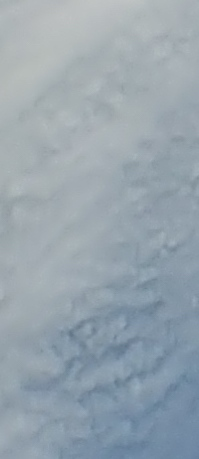
#> input picture processing/sampleimages/High/High1.jpeg, 199 x 459 px
$ python highdensityplotbatchrgb.py
#> lines starting #> are read from the running program, lines starting #| are printed output that depends on the picture
def density(imgpath):
    '''
    input:
    imgpath = [full path to image1, fpti2]
    returns:
    scattergraph with mattpliot
    '''
    import cv2
    import matplotlib.pyplot as plt
    for n in imgpath:
        img=cv2.imread(n)
#> img is the input picture: shape (459, 199, 3); mean B, G, R 173.7, 164.3, 151.3
        # from matplotlib import pyplot as plt
        # import numpy as np
        redpixels=[]
        greenpixels=[]
        bluepixels=[]
        for p in range(0,256):
            bluepixels.append(0)
        for x in range(img.shape[0]):
            for y in range(img.shape[1]):
                bluepixels[img[x,y,2]]+=1
        #print(bluepixels)
        plt.plot(bluepixels,'b')
        plt.xlabel('Color of pixel (0-255)')
        plt.ylabel('count/concentration')
        plt.title('BlueHigh')
        plt.show()
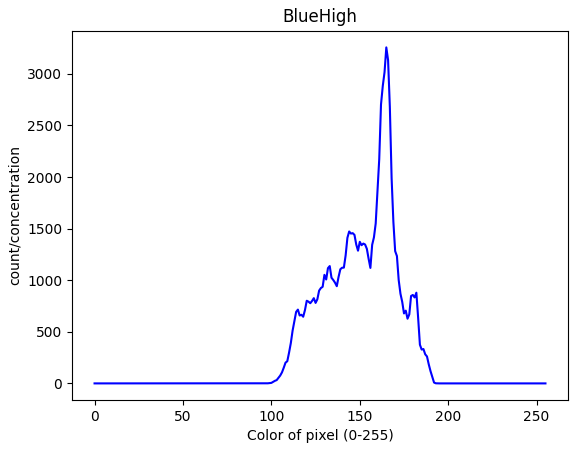
#> figure drawn by matplotlib, 1 panel; curve peaks at x = 165, y = 3256
        #green
        for p in range(0,256):
            greenpixels.append(0)
        for x in range(img.shape[0]):
            for y in range(img.shape[1]):
                greenpixels[img[x,y,1]]+=1
        plt.plot(greenpixels, 'g')
        plt.xlabel('Color of pixel (0-255)')
        plt.ylabel('count/concentration')
        plt.title('GreenHigh')
        plt.show()
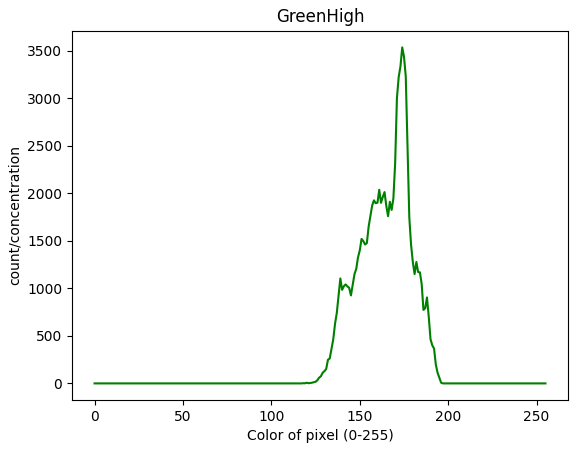
#> figure drawn by matplotlib, 1 panel; curve peaks at x = 174, y = 3537
        #red
        for p in range(0,256):
            redpixels.append(0)
        for x in range(img.shape[0]):
            for y in range(img.shape[1]):
                redpixels[img[x,y,0]]+=1
        plt.plot(redpixels,'r')
        plt.xlabel('Color of pixel (0-255)')
        plt.ylabel('count/concentration')
        plt.title('RedHigh')
        plt.show()
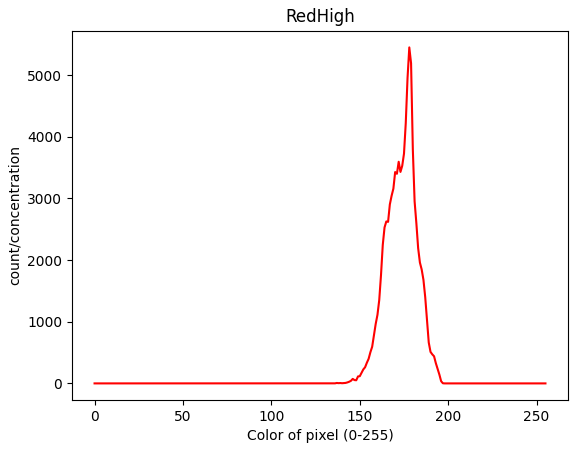
#> figure drawn by matplotlib, 1 panel; curve peaks at x = 178, y = 5450
#> pass 2 of the loop in density, `for n in imgpath:`:
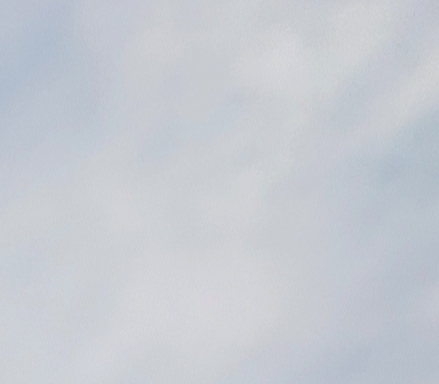
#> input picture processing/sampleimages/High/high2.jpeg, 439 x 384 px
#> in density, img is the input picture: shape (384, 439, 3); mean B, G, R 209.7, 202.4, 198.2
#> in density, `plt.show()`:
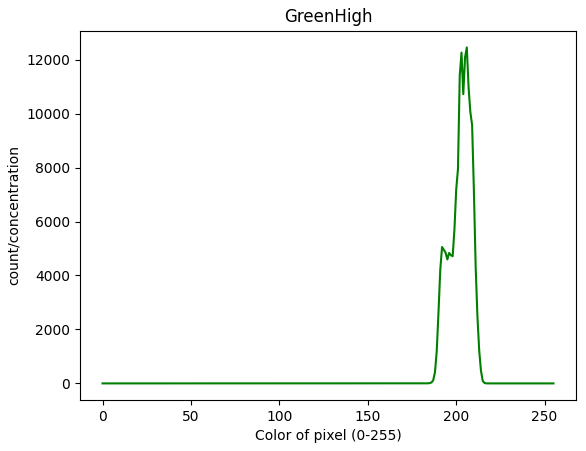
#> figure drawn by matplotlib, 1 panel; curve peaks at x = 206, y = 12454
#> in density, `plt.show()`:
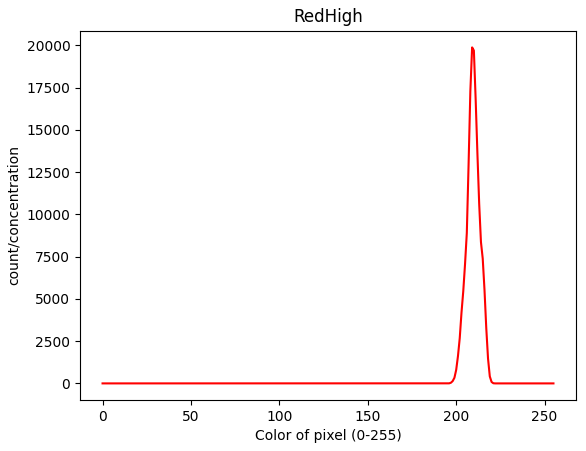
#> figure drawn by matplotlib, 1 panel; curve peaks at x = 209, y = 19876
#> pass 3 of the loop in density, `for n in imgpath:`:
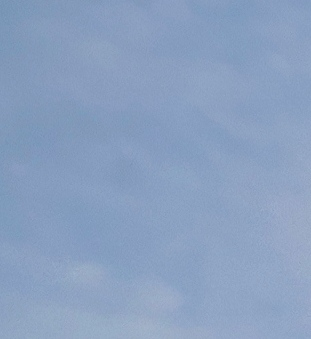
#> input picture processing/sampleimages/High/high3.jpeg, 311 x 339 px
#> in density, img is the input picture: shape (339, 311, 3); mean B, G, R 192.2, 160.2, 138.3
#> in density, `plt.show()`:
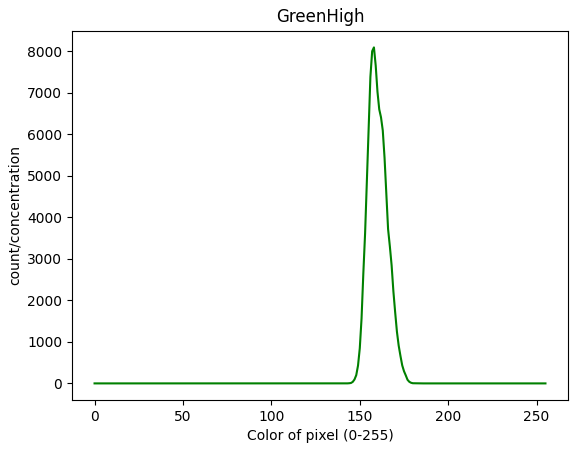
#> figure drawn by matplotlib, 1 panel; curve peaks at x = 158, y = 8097
#> in density, `plt.show()`:
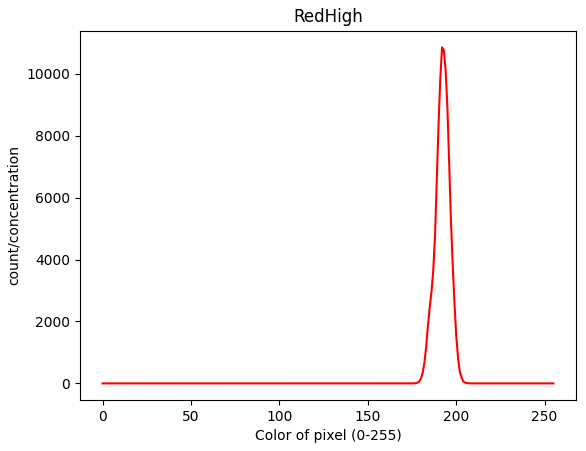
#> figure drawn by matplotlib, 1 panel; curve peaks at x = 192, y = 10850
        # [6 lines of commented-out code are left out]
density(['High1.jpeg','high2.jpeg','high3.jpeg'])
#density('flares2.jpeg')
#density('flares3.jpeg')
